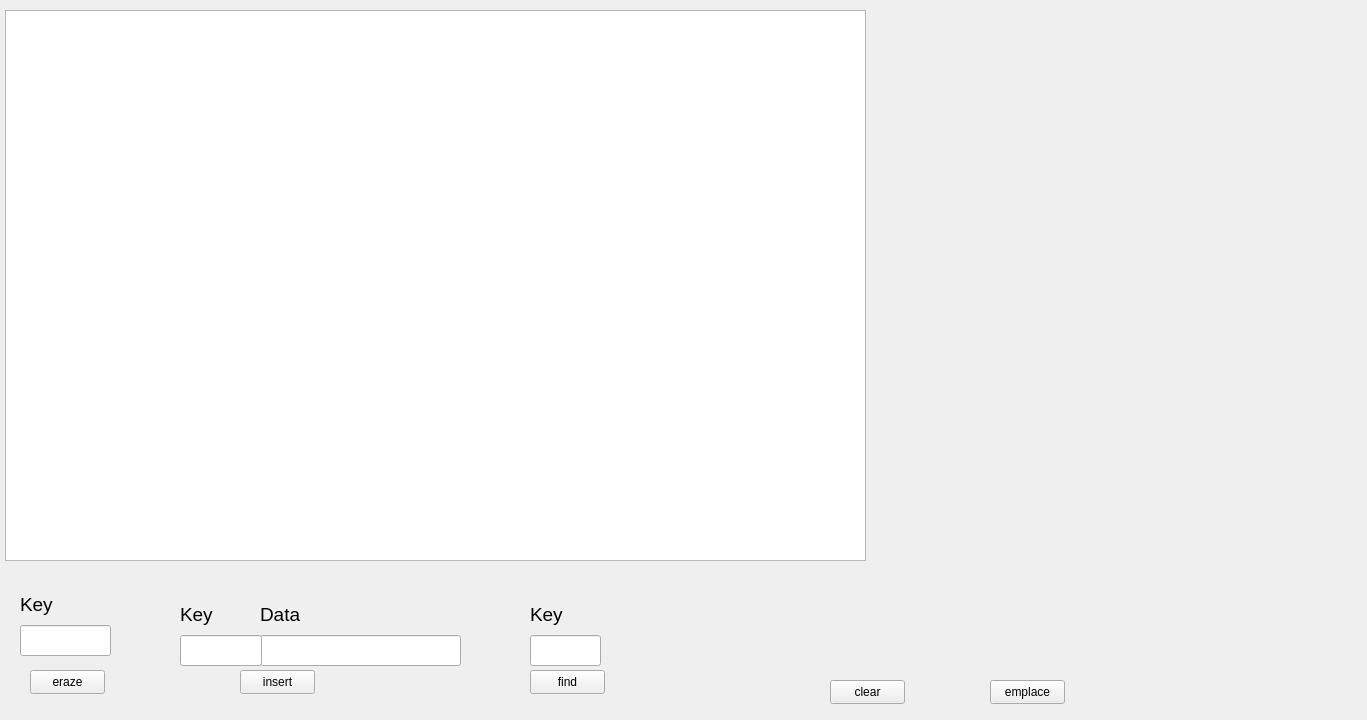
<?xml version="1.0" encoding="UTF-8"?>
<ui version="4.0">
 <class>Widget</class>
 <widget class="QWidget" name="Widget">
  <property name="geometry">
   <rect>
    <x>0</x>
    <y>0</y>
    <width>1367</width>
    <height>720</height>
   </rect>
  </property>
  <property name="windowTitle">
   <string>Widget</string>
  </property>
  <widget class="QTableWidget" name="table">
   <property name="geometry">
    <rect>
     <x>5</x>
     <y>10</y>
     <width>861</width>
     <height>551</height>
    </rect>
   </property>
  </widget>
  <widget class="QPushButton" name="earaze_button">
   <property name="geometry">
    <rect>
     <x>30</x>
     <y>670</y>
     <width>75</width>
     <height>24</height>
    </rect>
   </property>
   <property name="text">
    <string>eraze</string>
   </property>
  </widget>
  <widget class="QPushButton" name="insert_button">
   <property name="geometry">
    <rect>
     <x>240</x>
     <y>670</y>
     <width>75</width>
     <height>24</height>
    </rect>
   </property>
   <property name="text">
    <string>insert</string>
   </property>
  </widget>
  <widget class="QPushButton" name="find_button">
   <property name="geometry">
    <rect>
     <x>530</x>
     <y>670</y>
     <width>75</width>
     <height>24</height>
    </rect>
   </property>
   <property name="text">
    <string>find</string>
   </property>
  </widget>
  <widget class="QPushButton" name="clear_button">
   <property name="geometry">
    <rect>
     <x>830</x>
     <y>680</y>
     <width>75</width>
     <height>24</height>
    </rect>
   </property>
   <property name="text">
    <string>clear</string>
   </property>
  </widget>
  <widget class="QPushButton" name="emplace_button">
   <property name="geometry">
    <rect>
     <x>990</x>
     <y>680</y>
     <width>75</width>
     <height>24</height>
    </rect>
   </property>
   <property name="text">
    <string>emplace</string>
   </property>
  </widget>
  <widget class="QWidget" name="">
   <property name="geometry">
    <rect>
     <x>20</x>
     <y>590</y>
     <width>91</width>
     <height>66</height>
    </rect>
   </property>
   <layout class="QVBoxLayout" name="verticalLayout">
    <item>
     <widget class="QLabel" name="label">
      <property name="font">
       <font>
        <pointsize>14</pointsize>
       </font>
      </property>
      <property name="text">
       <string>Key</string>
      </property>
     </widget>
    </item>
    <item>
     <widget class="QLineEdit" name="key_eraze">
      <property name="font">
       <font>
        <pointsize>14</pointsize>
       </font>
      </property>
     </widget>
    </item>
   </layout>
  </widget>
  <widget class="QWidget" name="">
   <property name="geometry">
    <rect>
     <x>260</x>
     <y>600</y>
     <width>201</width>
     <height>66</height>
    </rect>
   </property>
   <layout class="QVBoxLayout" name="verticalLayout_3">
    <item>
     <widget class="QLabel" name="label_3">
      <property name="font">
       <font>
        <pointsize>14</pointsize>
       </font>
      </property>
      <property name="text">
       <string>Data</string>
      </property>
     </widget>
    </item>
    <item>
     <widget class="QLineEdit" name="data_insert">
      <property name="font">
       <font>
        <pointsize>14</pointsize>
       </font>
      </property>
     </widget>
    </item>
   </layout>
  </widget>
  <widget class="QWidget" name="">
   <property name="geometry">
    <rect>
     <x>180</x>
     <y>600</y>
     <width>82</width>
     <height>66</height>
    </rect>
   </property>
   <layout class="QVBoxLayout" name="verticalLayout_2">
    <item>
     <widget class="QLabel" name="label_2">
      <property name="font">
       <font>
        <pointsize>14</pointsize>
       </font>
      </property>
      <property name="text">
       <string>Key</string>
      </property>
     </widget>
    </item>
    <item>
     <widget class="QLineEdit" name="key_insert">
      <property name="font">
       <font>
        <pointsize>14</pointsize>
       </font>
      </property>
     </widget>
    </item>
   </layout>
  </widget>
  <widget class="QWidget" name="">
   <property name="geometry">
    <rect>
     <x>530</x>
     <y>600</y>
     <width>71</width>
     <height>66</height>
    </rect>
   </property>
   <layout class="QVBoxLayout" name="verticalLayout_4">
    <item>
     <widget class="QLabel" name="label_4">
      <property name="font">
       <font>
        <pointsize>14</pointsize>
       </font>
      </property>
      <property name="text">
       <string>Key</string>
      </property>
     </widget>
    </item>
    <item>
     <widget class="QLineEdit" name="key_find">
      <property name="font">
       <font>
        <pointsize>14</pointsize>
       </font>
      </property>
     </widget>
    </item>
   </layout>
  </widget>
 </widget>
 <resources/>
 <connections/>
</ui>
